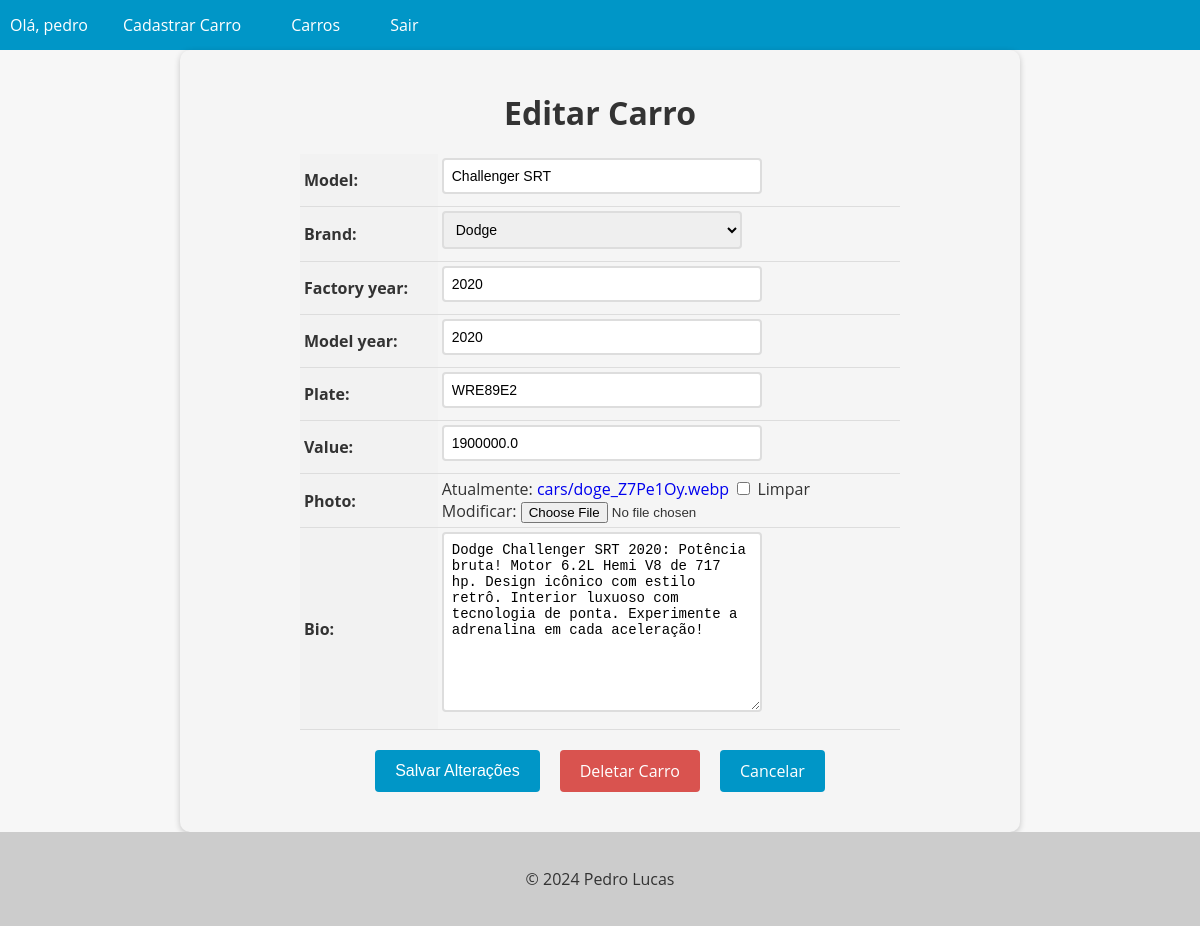
The page /cars/10/update/ (signed in) on the database its author committed.
### cars/models.py (models this page shows, shortened)
class Car(models.Model):
    model = models.CharField(max_length=50)
    brand = models.ForeignKey(Brand, on_delete=models.PROTECT, related_name='cars')
    factory_year = models.IntegerField(blank=True, null=True)
    model_year = models.IntegerField(blank=True, null=True)
    plate = models.CharField(max_length=10, blank=True, null=True)
    value = models.FloatField(blank=True, null=True)
    photo = models.ImageField(upload_to='cars/', blank=True, null=True)
    bio = models.TextField(blank=True, null=True)

### cars/views.py (the view, shortened to what this page needs)
# urls.py: path('cars/<int:pk>/update/', CarUpdateView.as_view(), name='car_update'),
@method_decorator(login_required(login_url='login'), name='dispatch')
class CarUpdateView(UpdateView):
    model = Car
    form_class = CarForm
    template_name = 'car_update.html'

### cars/forms.py (shortened to what this page needs)
class CarForm(forms.ModelForm):
    class Meta:
        model = Car
        fields = '__all__'

### cars/models.py (called while the page is built)
    def __str__(self):
        return self.name

### cars/templates/car_update.html (shortened to what this page needs)
{% extends "base.html" %}
{% block content %}
  <form method="post" enctype="multipart/form-data">
    <h1>Editar Carro</h1>
    <table>
      {{ form.as_table }}
    </table>
    <div>
      <div class="buttons-container">
        <input type="submit" value="Salvar Alterações" class="btn btn-primary">
        <a href="{% url 'car_delete' pk=object.pk %}" class="btn btn-danger">Deletar Carro</a>
        <a href="{% url 'cars_list' %}" class="btn btn-secondary">Cancelar</a>
      </div>
    </div>
  </form>
{% endblock %}

### app/templates/base.html (shortened to what this page needs)
<!DOCTYPE html>
<html lang="en">
<head>
</head>
<body>
  <header>
    <nav>
      <ul>
        {% if user.is_authenticated %}
            <li>Olá, {{ user.username }}</li>
            <li><a href="{% url 'new_car' %}">Cadastrar Carro</a></li>
        {% endif %}
        <li><a href="{% url 'cars_list' %}">Carros</a></li>
        {% if user.is_authenticated %}
            <li><a href={% url 'logout' %}>Sair</a></li>
        {% endif %}
      </ul>
    </nav>
  </header>
  <main>
    {% block content %}
    {% endblock %}
  </main>
  <footer>
    <p>&copy; 2024 Pedro Lucas</p>
  </footer>
</body>
</html>

### app/templates/base.html (style rules this page uses)
body { font-family: 'Open Sans', sans-serif; background-color: #f7f7f7; color: #333; margin: 0; padding: 0; }
header { background-color: #0096c7; color: #fff; text-align: center; }
footer { background-color: #ccc; color: #333; padding: 20px; text-align: center; }
nav { background-color: #0096c7; color: #fff; height: 50px; display: flex; justify-content: space-between; align-items: center; }
nav ul { list-style: none; margin: 0; padding: 0; display: flex; }
nav ul li { margin: 0 10px; }
nav ul li a { color: #fff; text-decoration: none; font-size: 16px; padding: 15px; transition: all 0.3s ease; }

### cars/templates/car_update.html (style rules this page uses)
form { max-width: 800px; margin: 0 auto; padding: 20px; background-color: #f5f5f5; border-radius: 10px; box-shadow: 0 2px 6px rgba(0, 0, 0, 0.2); }
form h1 { font-size: 2rem; margin-bottom: 20px; text-align: center; }
table { margin: 0 auto; border-collapse: collapse; width: 100%; max-width: 600px; }
th, td { padding: 4px; text-align: left; border-bottom: 1px solid #ddd; }
th { background-color: #f2f2f2; }
input[type="text"], input[type="number"], select, textarea { padding: 8px; font-size: 14px; border: 2px solid #ddd; border-radius: 4px; width: 100%; max-width: 300px; margin-bottom: 8px; transition: border-bottom-color 0.3s ease-in-out; }
.btn { background-color: #0096c7; color: #fff; border: none; padding: 10px 20px; font-size: 16px; border-radius: 4px; cursor: pointer; transition: background-color 0.3s ease-in-out; }
.buttons-container { display: flex; justify-content: center; margin-top: 20px; margin-bottom: 20px; }
.btn { display: inline-block; background-color: #0096c7; color: #fff; border: none; padding: 10px 20px; font-size: 16px; border-radius: 4px; cursor: pointer; transition: background-color 0.3s ease-in-out; margin: 0 10px; }
.btn-danger { background-color: #d9534f; text-decoration: none !important; }
a { text-decoration: none !important; }

### rows shown on the page
Car: model "Challenger SRT", brand "Dodge", factory_year "2020", model_year "2020", plate "WRE89E2", value "1900000.0", bio "Dodge Challenger SRT 2020: Potência bruta! Motor 6.2L Hemi V8 de 717 hp. Design icônico com estilo retrô. Interior luxuoso com tecnologia de ponta. Experimente a adrenalina em cada aceleração!"

### other values the page prints
{{ user.username }} "pedro"
